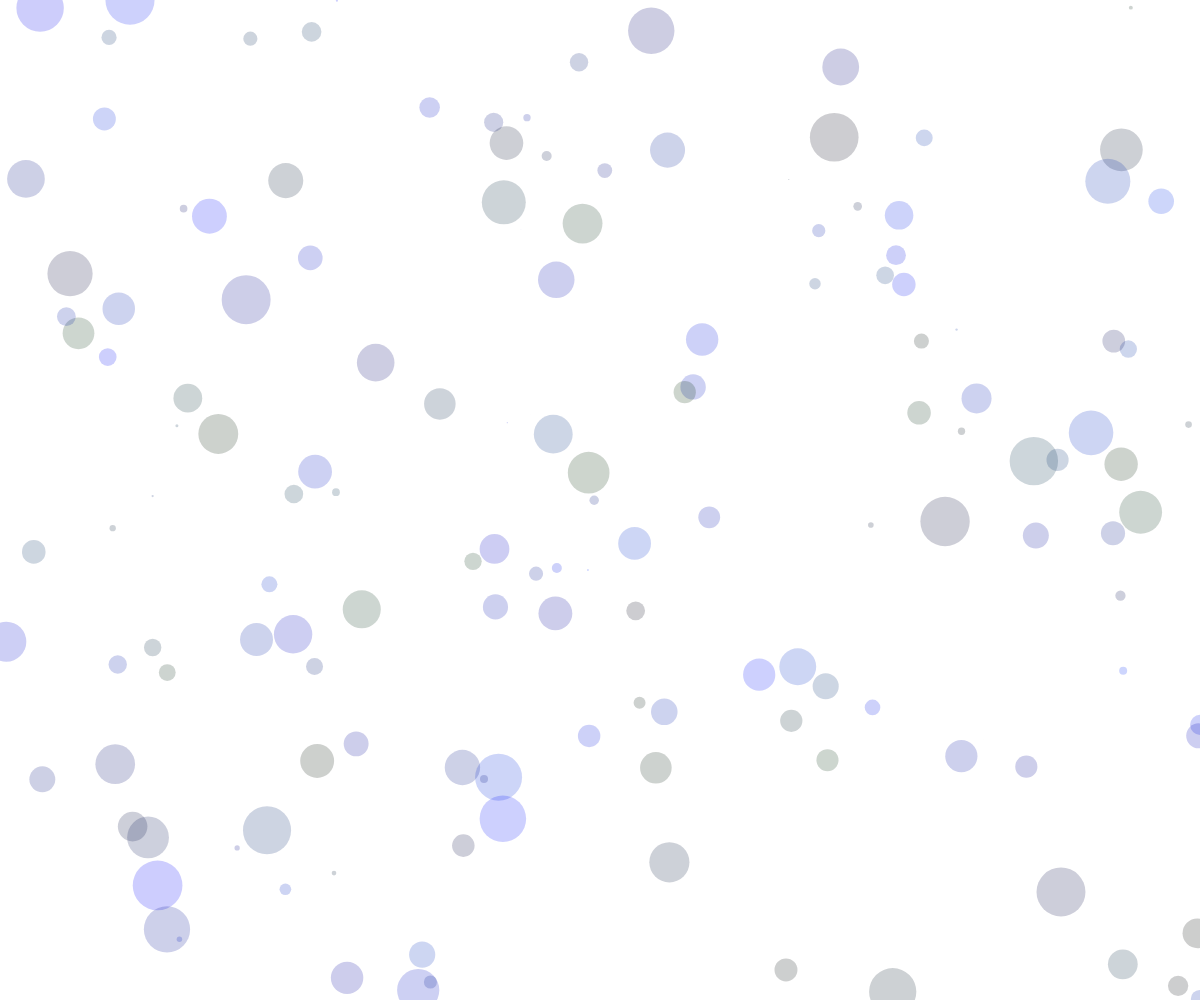
Frame 1 (no input)
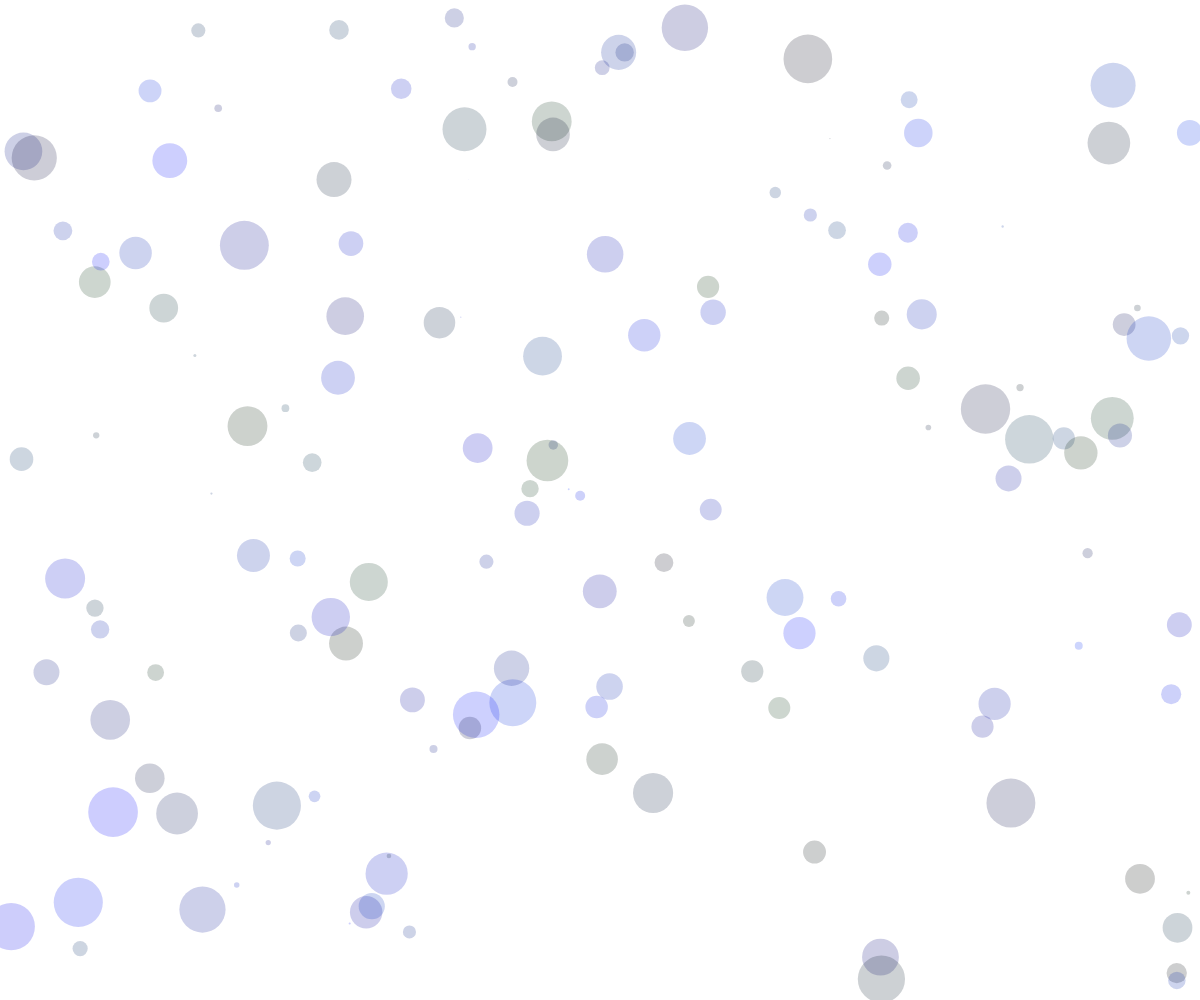
Frame 60 (no input)
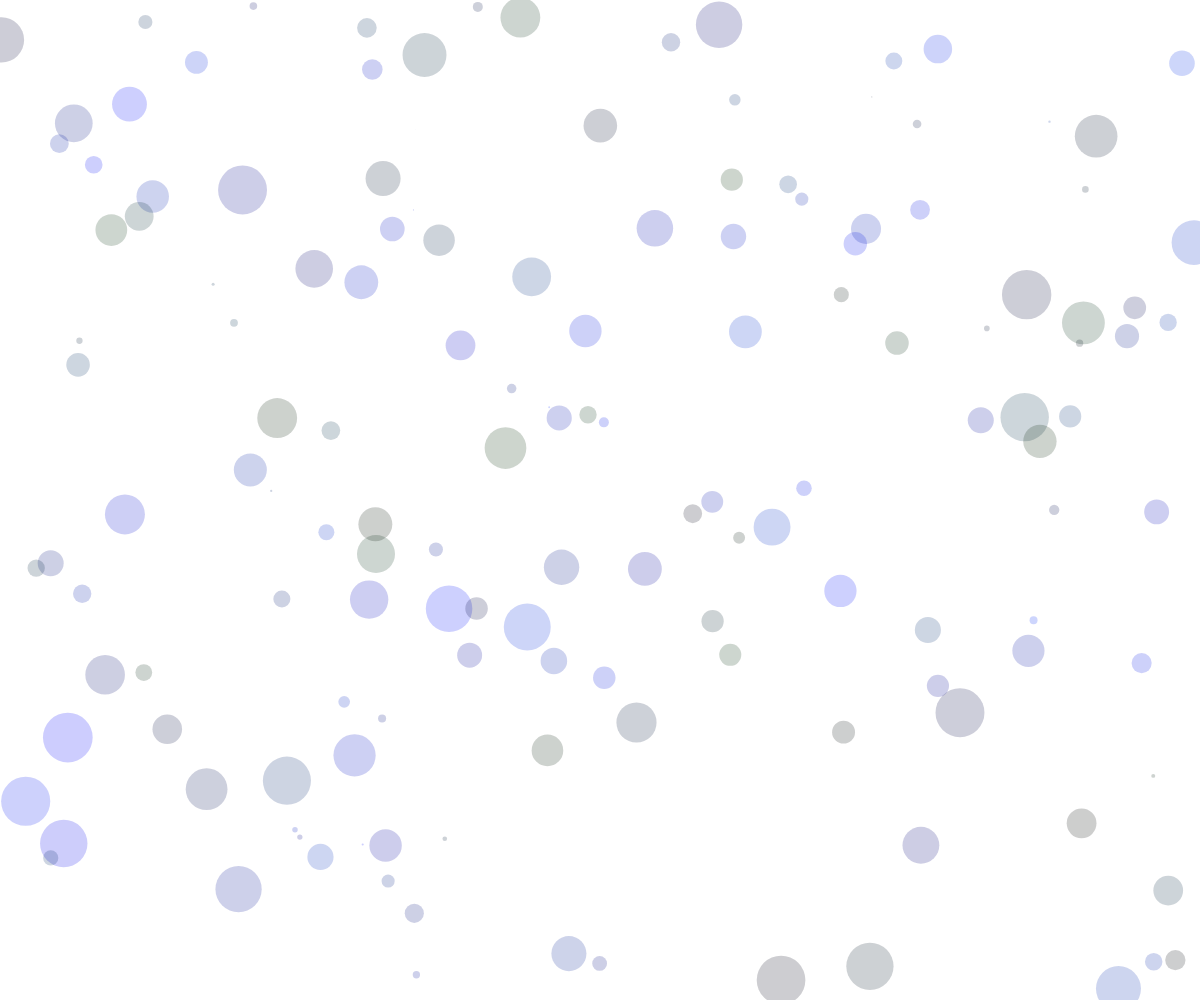
Frame 120 (the mouse pressed at the canvas centre since frame 60)

The p5.js sketch that drew these frames (run headless with seeded random() and noise() and a simulated clock; from frame 60 on, the mouse is pressed at the canvas centre):

// p5.js sketch
// ── sketch.js
let posizione;
let velocita;
let palline = 150;

let camminatore = [];

function setup() {
  createCanvas(windowWidth, windowHeight);
  noStroke();
  for (let i=0; i<palline; i++) {
  camminatore[i] = new Walker();  
  }
}

function draw() {
  background(255);
  
  for (let i=0; i<camminatore.length; i++) {
 
    camminatore[i].muoviti();
    camminatore[i].mostrati();
  }
}

  class Walker {
    constructor() {  //funzione setup che definisce la posizione iniziale
  this.posizione = createVector(random(width),random(height));
  this.velocita = createVector(random(-1,1), random(-2));
  this.colorer = random(255);
  this.coloreg = random(0,50);
  this.coloreb = random(255);    
  this.dim = random(50);
    }
    
    mostrati() {
    fill (0, this.coloreg, this.coloreb, 50);
    ellipse (this.posizione.x, this.posizione.y, this.dim, this.dim);
    }
    
    muoviti() {
      this.posizione.add(this.velocita);
      
    if (this.posizione.y > height) {
      this.posizione.y = 0;
    } else if (this.posizione.y < 0) {
      this.posizione.y = height;
    } 
    
    if ((this.posizione.x > width) || (this.posizione.x <0)) {
      this.velocita.x = this.velocita.x * -1;

   }
  }
 }
